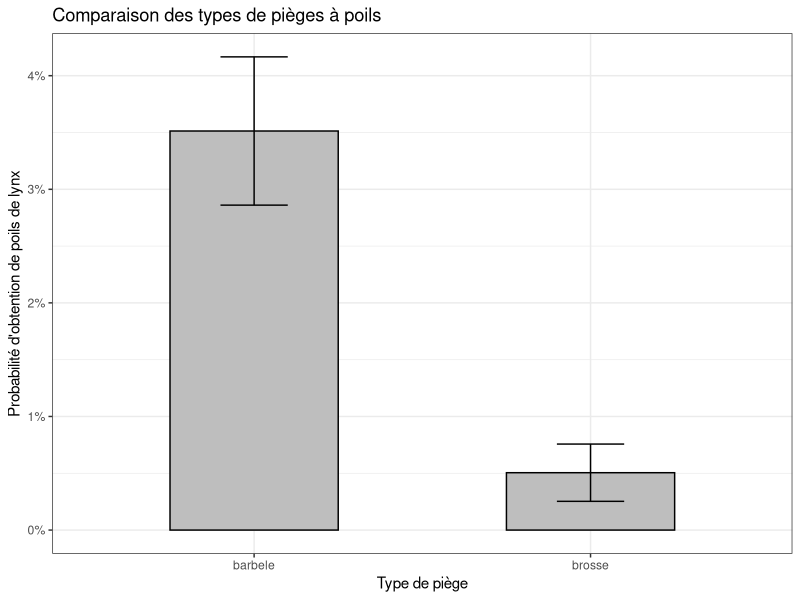
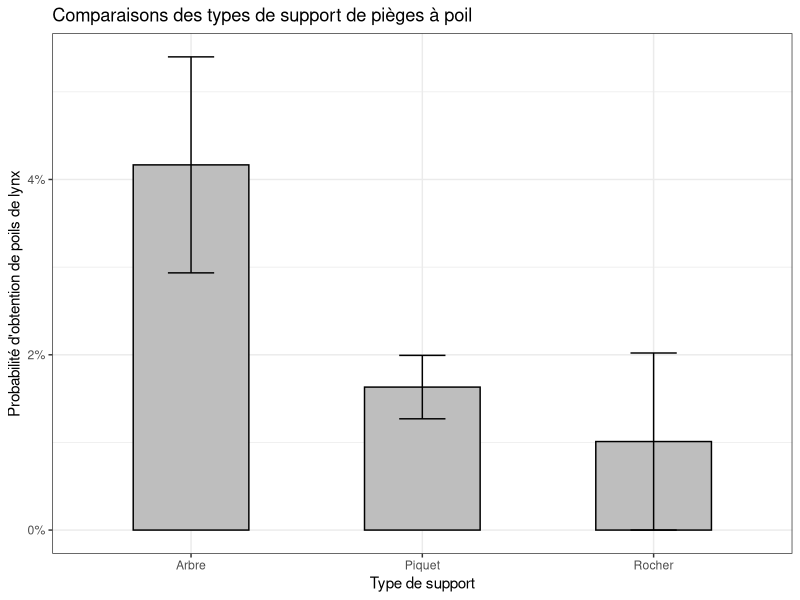
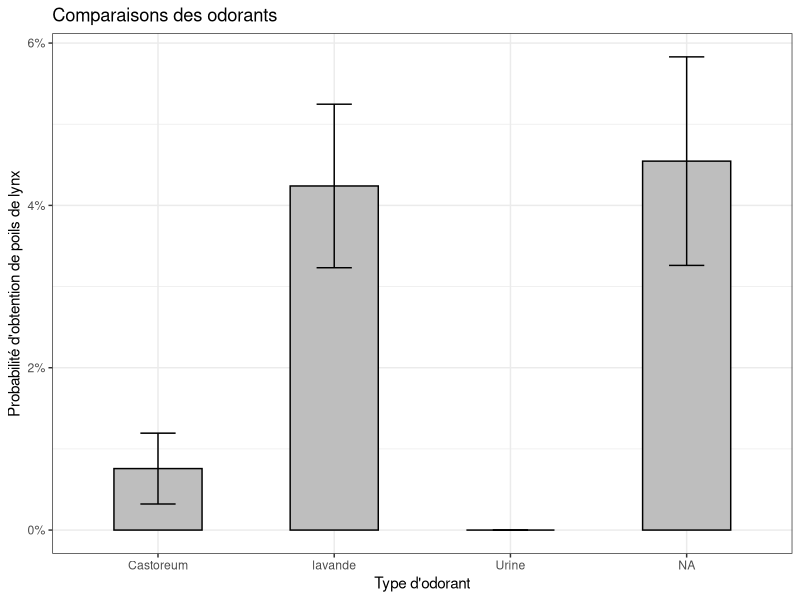
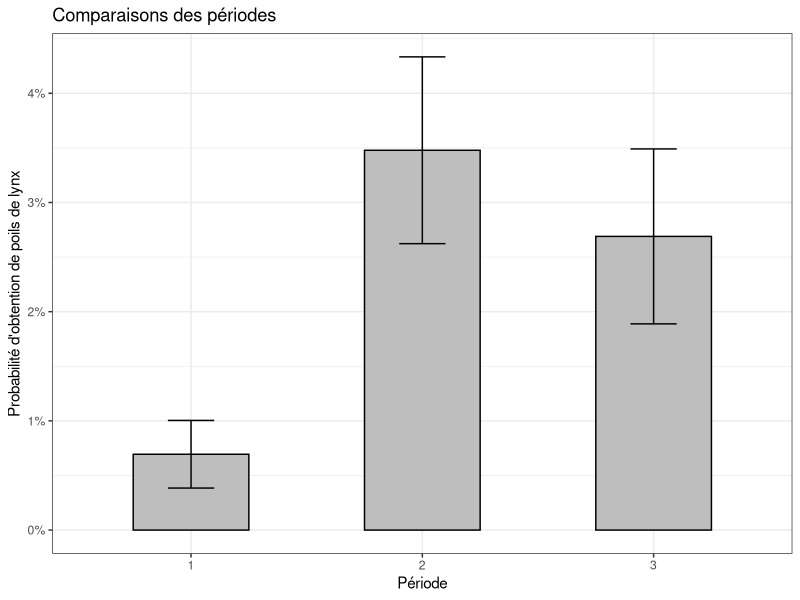
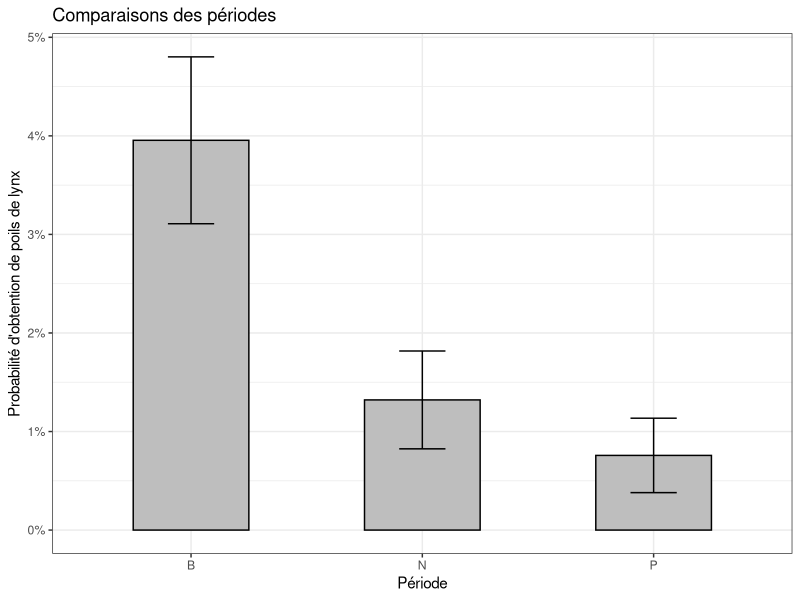
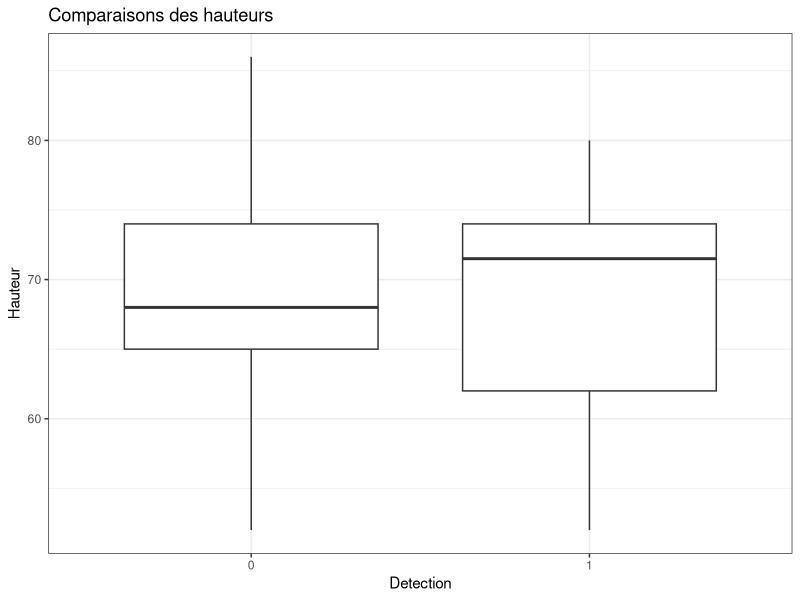
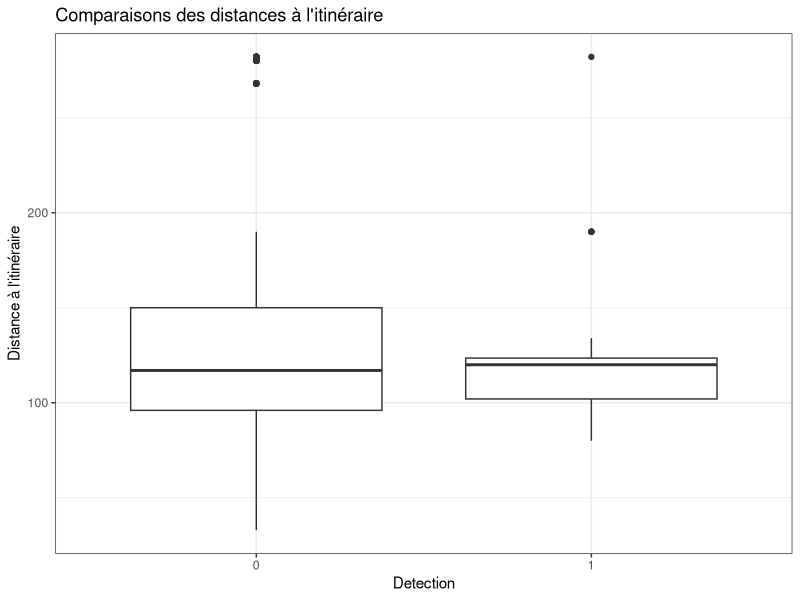
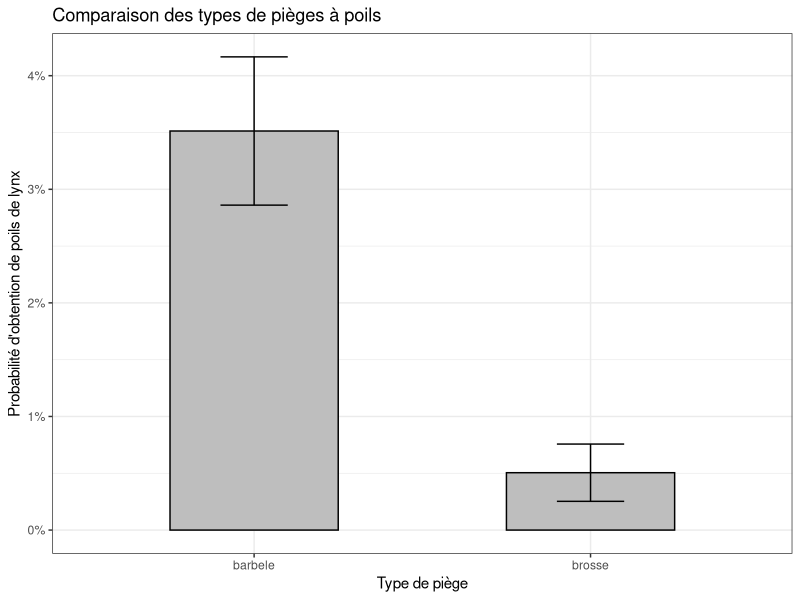

Write the R code that produced these figures, in order.
## ---- chunk 1
knitr::opts_chunk$set(echo = TRUE)
## ---- chunk 2
#importation tidyverse

library(readr)
library(tidyr)
library(dplyr)
library(ggplot2)
library(tibble)
library(stringr)
library(forcats)
library(lubridate)

library(ggsignif)


## ---- chunk 3
Tidy_Releves_PP <- read_csv("Data/Tidy_Releves_PP.csv")
View(Tidy_Releves_PP)
## ---- chunk 4

modele <- lm(Tidy_Releves_PP$DetectionLynx~Tidy_Releves_PP$TypePiege)
summary(modele)

ggplot(
  data = Tidy_Releves_PP, 
  aes(
    x = TypePiege, 
    y = DetectionLynx
    )
  ) +
  stat_summary(
    fun = mean,
    geom = "bar", 
    width = 0.5, 
    show.legend = FALSE, 
    fill = "grey", 
    colour="black"
  ) +
  stat_summary(
    fun.data = mean_se, 
    geom = "errorbar",
    width = 0.2
  ) +
  scale_y_continuous(
    labels = scales::percent
  ) +
  labs(
    x     = "Type de piège",
    y     = "Probabilité d'obtention de poils de lynx",
    title = "Comparaison des types de pièges à poils"
  ) +
  theme_bw()

ggsave(
  filename = "Plots/CompTypePiegePoils.png"
)

## ---- chunk 5
modele <- lm(Tidy_Releves_PP$DetectionLynx~Tidy_Releves_PP$Support)
summary(modele)


ggplot(Tidy_Releves_PP, aes(x = Support, y = DetectionLynx)) +
  stat_summary(fun = mean, geom = "bar", width = 0.5, show.legend = FALSE, fill = "grey", colour="black") +
  stat_summary(fun.data = mean_se, geom = "errorbar", width = 0.2) +
  scale_y_continuous(labels = scales::percent) +
  labs(
    x     = "Type de support",
    y     = "Probabilité d'obtention de poils de lynx",
    title = "Comparaisons des types de support de pièges à poil"
  ) +
  theme_bw()

ggsave(
  filename = "Plots/CompTypeSupport.png"
)

## ---- chunk 6
modele <- lm(Tidy_Releves_PP$DetectionLynx~Tidy_Releves_PP$Odorant)
summary(modele)


ggplot(Tidy_Releves_PP, aes(x = Odorant, y = DetectionLynx)) +
  stat_summary(fun = mean, geom = "bar", width = 0.5, show.legend = FALSE, fill = "grey", colour="black") +
  stat_summary(fun.data = mean_se, geom = "errorbar", width = 0.2) +
  scale_y_continuous(labels = scales::percent) +
  labs(
    x     = "Type d'odorant",
    y     = "Probabilité d'obtention de poils de lynx",
    title = "Comparaisons des odorants"
  ) +
  theme_bw()

ggsave(
  filename = "Plots/CompOdorants.png"
)

## ---- chunk 7
modele <- lm(Tidy_Releves_PP$DetectionLynx~as.factor(Tidy_Releves_PP$PE))
summary(modele)


ggplot(Tidy_Releves_PP, aes(x = as.factor(PE), y = DetectionLynx)) +
  stat_summary(fun = mean, geom = "bar", width = 0.5, show.legend = FALSE, fill = "grey", colour="black") +
  stat_summary(fun.data = mean_se, geom = "errorbar", width = 0.2) +
  scale_y_continuous(labels = scales::percent) +
  labs(
    x     = "Période",
    y     = "Probabilité d'obtention de poils de lynx",
    title = "Comparaisons des périodes"
  ) +
  theme_bw()

ggsave(
  filename = "Plots/CompPeriode.png"
)
## ---- chunk 8
modele <- lm(Tidy_Releves_PP$DetectionLynx~Tidy_Releves_PP$TypeLieu)
summary(modele)


ggplot(Tidy_Releves_PP, aes(x = TypeLieu, y = DetectionLynx)) +
  stat_summary(fun = mean, geom = "bar", width = 0.5, show.legend = FALSE, fill = "grey", colour="black") +
  stat_summary(fun.data = mean_se, geom = "errorbar", width = 0.2) +
  scale_y_continuous(labels = scales::percent) +
  labs(
    x     = "Période",
    y     = "Probabilité d'obtention de poils de lynx",
    title = "Comparaisons des périodes"
  ) +
  theme_bw()

ggsave(
  filename = "Plots/CompTypeLieu.png"
)
## ---- chunk 9
modele <- lm(Tidy_Releves_PP$DetectionLynx ~ Tidy_Releves_PP$Hauteur_cm)
summary(modele)


ggplot(
  data = Tidy_Releves_PP,
  aes(
    x = as.factor(DetectionLynx),
    y = Hauteur_cm
    )
  ) +
  geom_boxplot() +
  labs(
    x     = "Detection",
    y     = "Hauteur",
    title = "Comparaisons des hauteurs"
  ) +
  theme_bw()
  
## ---- chunk 10
modele <- lm(Tidy_Releves_PP$DetectionLynx ~ Tidy_Releves_PP$DistanceItineraire_cm)
summary(modele)


ggplot(
  data = Tidy_Releves_PP,
  aes(
    x = as.factor(DetectionLynx),
    y = DistanceItineraire_cm
    )
  ) +
  geom_boxplot() +
  labs(
    x     = "Detection",
    y     = "Distance à l'itinéraire",
    title = "Comparaisons des distances à l'itinéraire"
  ) +
  theme_bw()
  
